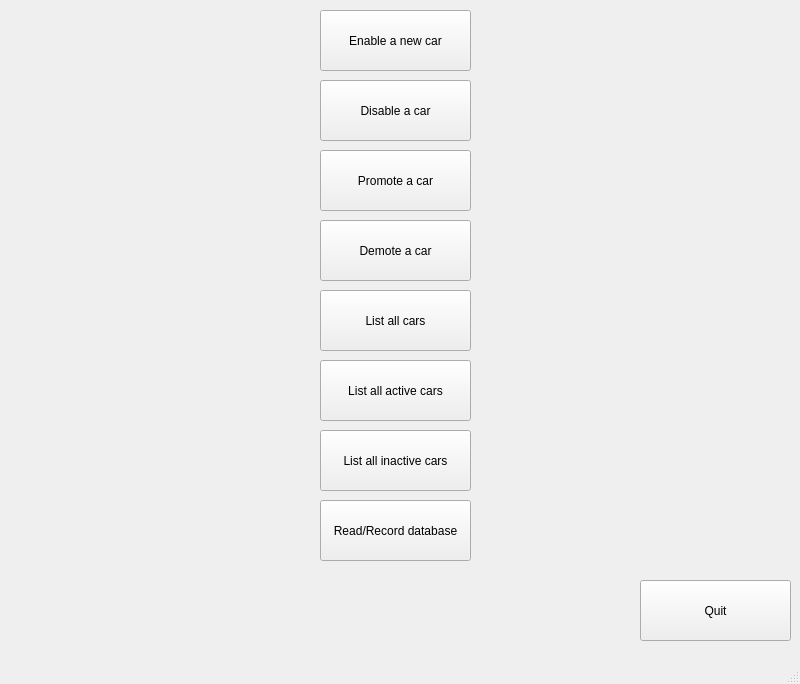
<?xml version="1.0" encoding="UTF-8"?>
<ui version="4.0">
 <class>MainWindow</class>
 <widget class="QMainWindow" name="MainWindow">
  <property name="geometry">
   <rect>
    <x>0</x>
    <y>0</y>
    <width>800</width>
    <height>684</height>
   </rect>
  </property>
  <property name="windowTitle">
   <string>MainWindow</string>
  </property>
  <widget class="QWidget" name="centralwidget">
   <widget class="QPushButton" name="EnableCarButton">
    <property name="geometry">
     <rect>
      <x>320</x>
      <y>10</y>
      <width>151</width>
      <height>61</height>
     </rect>
    </property>
    <property name="text">
     <string>Enable a new car</string>
    </property>
   </widget>
   <widget class="QPushButton" name="DisableCarButton">
    <property name="geometry">
     <rect>
      <x>320</x>
      <y>80</y>
      <width>151</width>
      <height>61</height>
     </rect>
    </property>
    <property name="text">
     <string>Disable a car</string>
    </property>
   </widget>
   <widget class="QPushButton" name="PromoteCarButton">
    <property name="geometry">
     <rect>
      <x>320</x>
      <y>150</y>
      <width>151</width>
      <height>61</height>
     </rect>
    </property>
    <property name="text">
     <string>Promote a car</string>
    </property>
   </widget>
   <widget class="QPushButton" name="DemoteCarButton">
    <property name="geometry">
     <rect>
      <x>320</x>
      <y>220</y>
      <width>151</width>
      <height>61</height>
     </rect>
    </property>
    <property name="text">
     <string>Demote a car</string>
    </property>
   </widget>
   <widget class="QPushButton" name="ListAllCarsButton">
    <property name="geometry">
     <rect>
      <x>320</x>
      <y>290</y>
      <width>151</width>
      <height>61</height>
     </rect>
    </property>
    <property name="text">
     <string>List all cars</string>
    </property>
   </widget>
   <widget class="QPushButton" name="ListActiveButton">
    <property name="geometry">
     <rect>
      <x>320</x>
      <y>360</y>
      <width>151</width>
      <height>61</height>
     </rect>
    </property>
    <property name="text">
     <string>List all active cars</string>
    </property>
   </widget>
   <widget class="QPushButton" name="ListInactiveButton">
    <property name="geometry">
     <rect>
      <x>320</x>
      <y>430</y>
      <width>151</width>
      <height>61</height>
     </rect>
    </property>
    <property name="text">
     <string>List all inactive cars</string>
    </property>
   </widget>
   <widget class="QPushButton" name="QuitButton">
    <property name="geometry">
     <rect>
      <x>640</x>
      <y>580</y>
      <width>151</width>
      <height>61</height>
     </rect>
    </property>
    <property name="text">
     <string>Quit</string>
    </property>
   </widget>
   <widget class="QPushButton" name="ReadRecordFileButton">
    <property name="geometry">
     <rect>
      <x>320</x>
      <y>500</y>
      <width>151</width>
      <height>61</height>
     </rect>
    </property>
    <property name="text">
     <string>Read/Record database</string>
    </property>
   </widget>
  </widget>
  <widget class="QMenuBar" name="menubar">
   <property name="geometry">
    <rect>
     <x>0</x>
     <y>0</y>
     <width>800</width>
     <height>22</height>
    </rect>
   </property>
  </widget>
  <widget class="QStatusBar" name="statusbar"/>
 </widget>
 <resources/>
 <connections/>
</ui>
